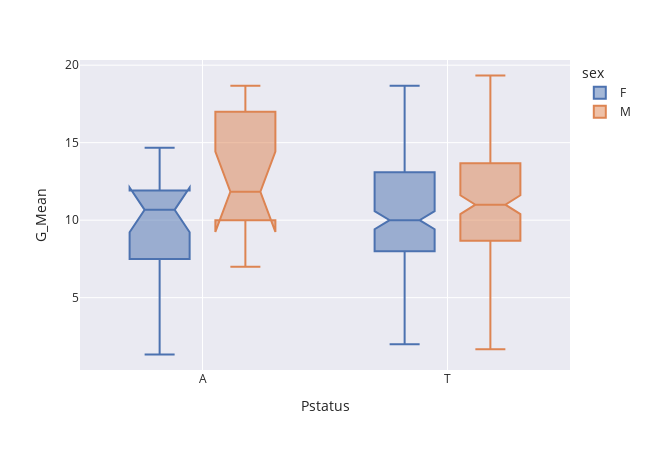

Notebook code for this chart:
### Code cell
# plt.figure(figsize=(1,1))
# sns.boxplot(x = 'Pstatus', y = 'G_Mean', hue='sex', data = df, saturation=1)
# plt.legend(loc='upper left')
# plt.ylabel('G Mean')
# plt.xlabel('P Status')
ex.box(x = 'Pstatus', y = 'G_Mean', color='sex', data_frame = df, template='seaborn', 
       notched=True, width=650, height=450)

### Figure 1 — Plotly figure (JSON) as saved in the notebook; plotly's stock layout.template omitted (floating-point values rounded to 4 significant figures; data arrays with more than 128 entries replaced by an {"elided": "..."} marker saying what was removed)
{"data": [{"alignmentgroup": "True", "hovertemplate": "sex=F<br>Pstatus=%{x}<br>G_Mean=%{y}<extra></extra>", "legendgroup": "F", "marker": {"color": "rgb(76,114,176)"}, "name": "F", "notched": true, "offsetgroup": "F", "orientation": "v", "showlegend": true, "type": "box", "x": {"elided": "208 str values"}, "x0": " ", "xaxis": "x", "y": {"elided": "208 float values"}, "y0": " ", "yaxis": "y"}, {"alignmentgroup": "True", "hovertemplate": "sex=M<br>Pstatus=%{x}<br>G_Mean=%{y}<extra></extra>", "legendgroup": "M", "marker": {"color": "rgb(221,132,82)"}, "name": "M", "notched": true, "offsetgroup": "M", "orientation": "v", "showlegend": true, "type": "box", "x": {"elided": "187 str values"}, "x0": " ", "xaxis": "x", "y": {"elided": "187 float values"}, "y0": " ", "yaxis": "y"}], "layout": {"boxmode": "group", "height": 450, "legend": {"title": {"text": "sex"}, "tracegroupgap": 0}, "margin": {"t": 60}, "width": 650, "xaxis": {"anchor": "y", "domain": [0, 1], "title": {"text": "Pstatus"}}, "yaxis": {"anchor": "x", "domain": [0, 1], "title": {"text": "G_Mean"}}}}
